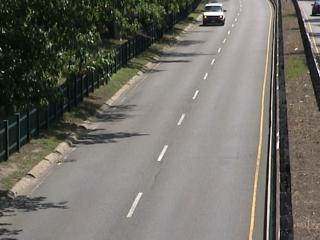
#> input picture lab2/highway/input/in000005.jpg, 320 x 240 px, given in place of in000300.jpg, which was not available
$ python task4_3_2.py
#> lines starting #> are read from the running program, lines starting #| are printed output that depends on the picture; after the words box and inside, x2 and y2 are one past the last pixel; in counts of white or black regions, pixels touching at a corner belong together; pictures that were not available may be replaced by others from this repository, and a replacement may not be noted
import cv2
import numpy as np


prev = cv2.imread("/home/nastia/agh/avs/lab2/highway/input/in000300.jpg")
#> prev is the input picture: shape (240, 320, 3); mean B, G, R 102.4, 109.6, 112
prev = cv2.cvtColor(prev, cv2.COLOR_BGR2GRAY)
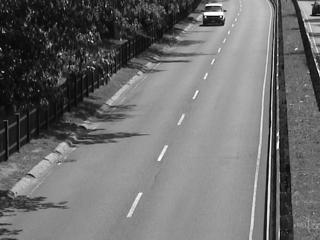
#> prev: shape (240, 320); min 1, max 255, mean 109.5


feature_params = dict(maxCorners=100, qualityLevel=0.3, minDistance=7, blockSize=7)
# Parameters for lucas kanade optical flow
lk_params = dict(
    winSize=(15, 15),
    maxLevel=2,
    criteria=(cv2.TERM_CRITERIA_EPS | cv2.TERM_CRITERIA_COUNT, 10, 0.03),
)
# Create some random colors
color = np.random.randint(0, 255, (100, 3))
# Take first frame and find corners in it
p0 = cv2.goodFeaturesToTrack(prev, mask=None, **feature_params)
#> p0 = [[205, 16], [313, 13], [221, 18], [306, 21], [313, 4], [90, 40], [200, 23], [59, 54], [1, 73], [104, 59], [310, 34]]
# Create a mask image for drawing purposes
mask = np.zeros_like(prev)


for i in range(1, 1100):
    curr = cv2.imread('/home/nastia/agh/avs/lab2/highway/input/in%06d.jpg' % i)
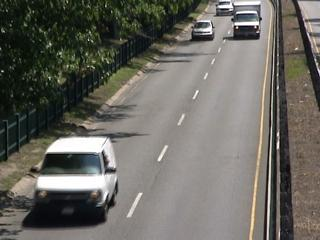
#> input picture lab2/highway/input/in000160.jpg, 320 x 240 px, given in place of in000001.jpg, which was not available
#> curr is the input picture: shape (240, 320, 3); mean B, G, R 96.9, 103.9, 105.5
    curr = cv2.cvtColor(curr, cv2.COLOR_BGR2GRAY)
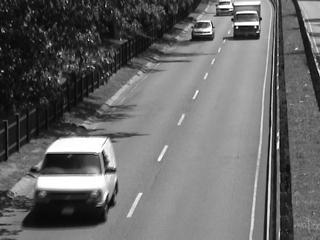
#> curr: shape (240, 320); min 0, max 255, mean 103.6

    p1, st, err = cv2.calcOpticalFlowPyrLK(prev, curr, p0, None, **lk_params)
#> p1 = [[218.5, 8.81], [322.6, 24.47], [229.9, 10.47], [306.4, 20.57], [320.6, 19.51], [89.67, 39.6], [214, 13.38], [58.82, 53.51], [0.575, 72.44], [103.6, 58.13], [310.3, 33.86]]; st = [1, 1, 1, 1, 1, 1, 1, 1, 1, 1, 1]; err = [34.43, 74.44, 59.38, 16.15, 62.33, 11.78, 35.21, 9.2, 10.67, 13.29, 8.42]

    if p1 is not None:
        st_flattened = st.flatten()
#> st_flattened = [1, 1, 1, 1, 1, 1, 1, 1, 1, 1, 1]
        p1_flattened = p1.reshape(-1, 2)
#> p1_flattened has the same summary as p1
        p0_flattened = p0.reshape(-1, 2)
#> p0_flattened has the same summary as p0
        good_new = p1_flattened[st_flattened == 1]
#> good_new has the same summary as p1
        good_old = p0_flattened[st_flattened == 1]
#> good_old has the same summary as p0

        for new, old in zip(good_new, good_old):
            a, b = new.ravel()
            c, d = old.ravel()
            mask = cv2.line(mask, (int(a), int(b)), (int(c), int(d)), (88, 25, 155), 1)
            curr = cv2.circle(curr, (int(a), int(b)), 2, (88, 25, 155), -1)
#> this loop made 11 passes
#> (a, b, c, d) on passes 1 to 11: (218.5, 8.81, 205, 16), (322.6, 24.47, 313, 13), (229.9, 10.47, 221, 18), (306.4, 20.57, 306, 21), (320.6, 19.51, 313, 4), (89.67, 39.6, 90, 40), (214, 13.38, 200, 23), (58.82, 53.51, 59, 54), (0.575, 72.44, 1, 73), (103.6, 58.13, 104, 59), (310.3, 33.86, 310, 34)
#> pass 1, `mask = cv2.line(mask, (int(a), int(b)), (int(c), int(d)), (88, 25, 155..`:
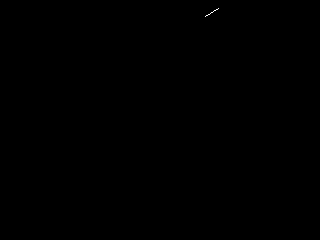
#> mask: shape (240, 320); values 0 (black) and 88 (white), 0.02% white in thin lines or dots, all inside (x1, y1, x2, y2) = (205, 8, 219, 17)
#> after the loop: curr: shape (240, 320); min 0, max 255, mean 103.5
#> after the loop: mask: shape (240, 320); values 0 (black) and 88 (white), 0.09% white in thin lines or dots, all inside (x1, y1, x2, y2) = (0, 4, 320, 74)

        # img = np.copy(curr)
        img = cv2.add(curr, mask)
        cv2.namedWindow("Lucas-Kanade", cv2.WINDOW_NORMAL)
        cv2.resizeWindow("Lucas-Kanade", 1000, 1000)
        cv2.imshow("Lucas-Kanade", img)
        cv2.waitKey(1)

    prev = curr.copy()
    p0 = good_new.reshape(-1, 1, 2)
#> p0 has the same summary as p1
#> (the run stopped early here; a loop or call above may not have finished)
